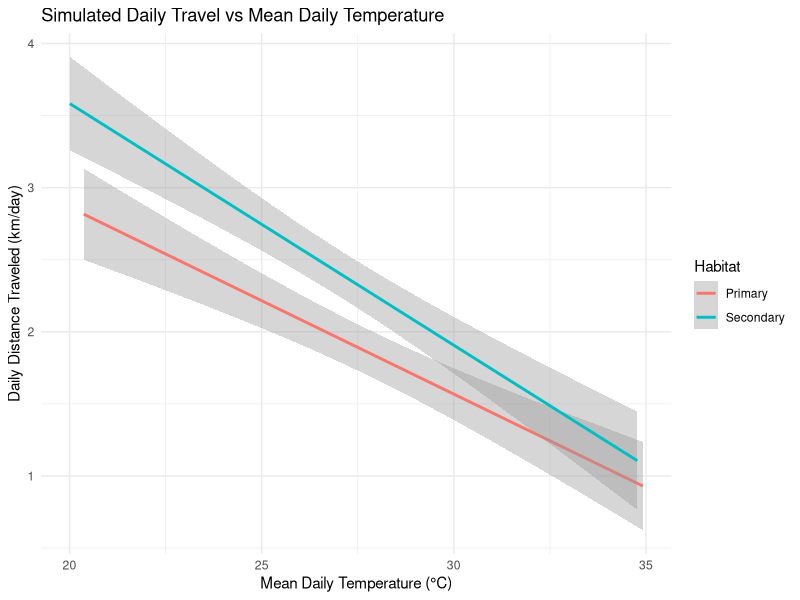

Write R code to recreate this figure.
library(ggplot2)

set.seed(123)

n_total = 100
Habitat = rep(c("Primary", "Secondary"), each = n_total / 2)
meanDailyTemp_C = runif(n_total, min = 20, max = 35)

beta_0 = 4 # intercept for Primary forest
beta_1 = -0.12 # slope for Primary forest
beta_2 = 2 # intercept difference for Secondary forest 
beta_3 = -0.05 # slope difference for Secondary forest

error = rlnorm(n_total, meanlog = 0, sdlog = 0.5)

meanDailyDistance_km = beta_0 + 
  beta_1 * meanDailyTemp_C + 
  beta_2 * (Habitat == "Secondary") + 
  beta_3 * meanDailyTemp_C * (Habitat == "Secondary") + 
  error

monkey_df = data.frame(
  Habitat,
  meanDailyTemp_C,
  meanDailyDistance_km
)

ggplot(monkey_df, aes(x = meanDailyTemp_C, y = meanDailyDistance_km, color = Habitat)) +
  geom_smooth(method = "lm", se = TRUE) +
  labs(
    title = "Simulated Daily Travel vs Mean Daily Temperature",
    x = "Mean Daily Temperature (°C)",
    y = "Daily Distance Traveled (km/day)"
  ) +
  theme_minimal()

mod1 = lm(meanDailyDistance_km ~ meanDailyTemp_C * Habitat, data = monkey_df)
summary(mod1)
# interaction effect is NS
  
mod2 = lm(meanDailyDistance_km ~ meanDailyTemp_C + Habitat, data = monkey_df)
summary(mod2)
# removing the interaction effect from the model improves the fit
# both variables are highly significant
# temp and travel are negatively correlated across habitat types
# monkeys in secondary forest travel farther on average
# independent of temp

mod3 = lm(meanDailyDistance_km ~ meanDailyTemp_C, data = monkey_df)
summary(mod3)

#########################################################

write.csv(monkey_df, "monkey_travel_data.csv", row.names = FALSE)

#### Scenario:
# Primate habitats are often fragmented due to anthropogenic pressures
# such as deforestation and land-use change. Researchers are interested
# in understanding how habitat type (primary vs. secondary forest) and
# temperature influence the daily travel distance of primates,
# and whether the effect of temperature on travel distance differs
# between habitat types due to differing food distributions and tree cover.

## Two-level factor: habitat ("Primary" and "Secondary")
## Continuous predictor: meanDailyTemp_C (mean daily temperature in Celsius)
## Response variable: meanDailyDistance_km (mean daily travel distance in kilometers)

#### Question: How does temperature and habitat affect travel distance, 
#### and do monkeys in Primary and Secondary forests respond differently
#### to changes in mean daily temperature in terms of their daily travel distance?
